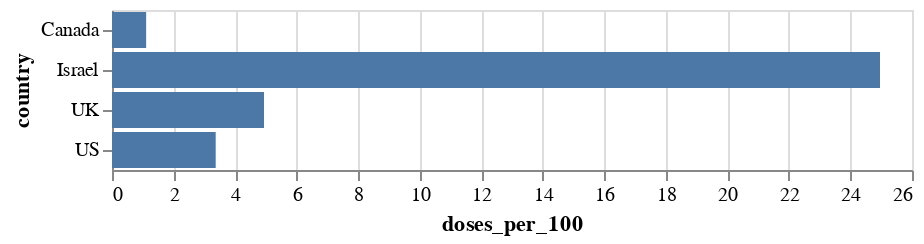

Notebook source saved alongside this figure:
### Code cell
alt.Chart(vaccines).mark_bar().encode(
    x='doses_per_100',
    y='country'
)

### Figure 1 — Vega-Lite specification as saved in the notebook (floating-point values rounded to 4 significant figures)
{"config": {"view": {"continuousWidth": 400, "continuousHeight": 300}}, "data": {"name": "data-111025ded4a66a57c652369ef0b21b57"}, "mark": "bar", "encoding": {"x": {"type": "quantitative", "field": "doses_per_100"}, "y": {"type": "nominal", "field": "country"}}, "$schema": "https://vega.github.io/schema/vega-lite/v4.8.1.json", "datasets": {"data-111025ded4a66a57c652369ef0b21b57": [{"country": "Israel", "doses_per_100": 24.96}, {"country": "UK", "doses_per_100": 4.94}, {"country": "US", "doses_per_100": 3.37}, {"country": "Canada", "doses_per_100": 1.11}]}}
